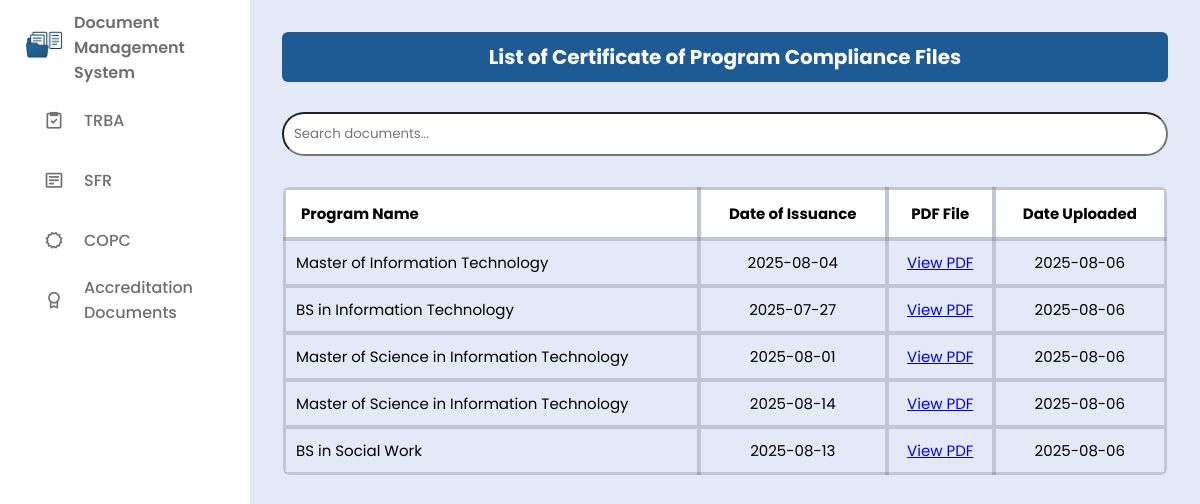
Screenshot of /users/copc.php with the database file from the repository.
### tables this page shows
CREATE TABLE `copc` (
  `id` int(11) NOT NULL,
  `program` varchar(255) NOT NULL,
  `issuance_date` date NOT NULL,
  `file_name` varchar(255) NOT NULL,
  `uploaded_at` date NOT NULL DEFAULT current_timestamp()
);

### users/copc.php (the view, shortened to what this page needs)
<?php
require '../db/db_conn.php';
$isAdmin = isset($_SESSION['user_role']) && $_SESSION['user_role'] === 'admin';
?>
<!DOCTYPE html>
<html lang="en">
<head>
  <link href="https://unpkg.com/boxicons@2.1.4/css/boxicons.min.css" rel="stylesheet" />
  <link rel="stylesheet" href="../css/style.css" />
</head>
<body>
<?php include('../includes/sidebar.php'); ?>
<section class="dashboard-content">
  <section class="table-section">
    <h2>List of Certificate of Program Compliance Files</h2>
    <div class="search-bar">
      <input type="text" id="searchInput" placeholder="Search documents..." onkeyup="filterTable()" />
    </div>
    <div class="table-container">
      <table>
        <thead>
          <tr>
            <th>Program Name</th>
            <th>Date of Issuance</th>
            <th>PDF File</th>
            <th>Date Uploaded</th>
          </tr>
        </thead>
        <tbody>
        <?php
        $sql = "SELECT * FROM copc ORDER BY uploaded_at DESC";
        $result = $conn->query($sql);
        if ($result && $result->num_rows > 0):
          while ($row = $result->fetch_assoc()):
        ?>
          <tr>
            <td><?= htmlspecialchars($row['program']) ?></td>
            <td><?= htmlspecialchars($row['issuance_date']) ?></td>
            <td><a href="../uploads/copc/<?= htmlspecialchars($row['file_name']) ?>" target="_blank">View PDF</a></td>
            <td><?= htmlspecialchars($row['uploaded_at']) ?></td>
          </tr>
        <?php endwhile; else: ?>
          <tr><td colspan="<?= $isAdmin ? 5 : 4 ?>">No documents found.</td></tr>
        <?php endif; ?>
        </tbody>
      </table>
    </div>
  </section>
</section>
</body>
</html>

### css/style.css (style rules this page uses)
* { margin: 0; padding: 0; box-sizing: border-box; font-family: 'Poppins', sans-serif; }
:root { --body-color: #E4E9F7; --sidebar-color: #FFF; --primary-color: #1E5A94; --primary-color-light: #F6FSFF; --toggle-color: #DDD; --text-color: #707070; --tran-02: all 0.2s ease; --tran-03: all 0.3s ease; --tran-04: all 0.4s ease; --tran-05: all 0.5s ease; }
body { height: 100vh; background: var(--body-color); display: flex; }
.dashboard-content { margin-left: 250px; padding: 2rem; width: 100%; min-height: 100vh; background: var(--body-color); position: relative; overflow: hidden; }
.dashboard-content > * { position: relative; z-index: 1; }
.table-section h2 { background-color: #1E5A94; padding: 10px 15px; border-radius: 6px; text-align: center; margin-bottom: 10px; font-size: 20px; color: #fff; }
.table-section table { background: #fff; width: 100%; border-collapse: collapse; margin-top: 20px; font-size: 15px; color: #000; border: 1px solid rgba(0, 0, 0, 0.2); border-radius: 8px; overflow: hidden; }
.table-section th, .table-section td { padding: 12px 15px; border: 4px solid rgba(0, 0, 0, 0.15); text-align: left; }
.table-section th { background-color: rgba(255, 255, 255, 0.85); font-weight: 600; }
.table-container { max-height: 400px; overflow-y: auto; border-radius: 6px; background-color: transparent; }
.table-container table { width: 100%; border-collapse: collapse; background: transparent; font-size: 15px; color: #000; }
.table-container th, .table-container td { padding: 10px; text-align: left; border-bottom: 1px solid #ddd; }
.table-container thead th { position: sticky; top: 0; background-color: #fff; font-weight: 700; padding: 12px 15px; border: 4px solid rgba(0, 0, 0, 0.15); z-index: 1; text-align: center; }
.table-section td, .table-section th { text-align: center; }
.table-section tr:last-child td { border-bottom: 4px solid rgba(0, 0, 0, 0.15); }
.table-section td:first-child, .table-section th:first-child { text-align: left; }
.search-bar { margin: 30px 0 10px; }
#searchInput { width: 100%; padding: 10px; border-radius: 25px; }

### rows the page displays
copc: program "Master of Information Technology", issuance_date "2025-08-04", uploaded_at "2025-08-06"
copc: program "BS in Information Technology", issuance_date "2025-07-27", uploaded_at "2025-08-06"
copc: program "Master of Science in Information Technology", issuance_date "2025-08-01", uploaded_at "2025-08-06"
copc: program "Master of Science in Information Technology", issuance_date "2025-08-14", uploaded_at "2025-08-06"
copc: program "BS in Social Work", issuance_date "2025-08-13", uploaded_at "2025-08-06"
